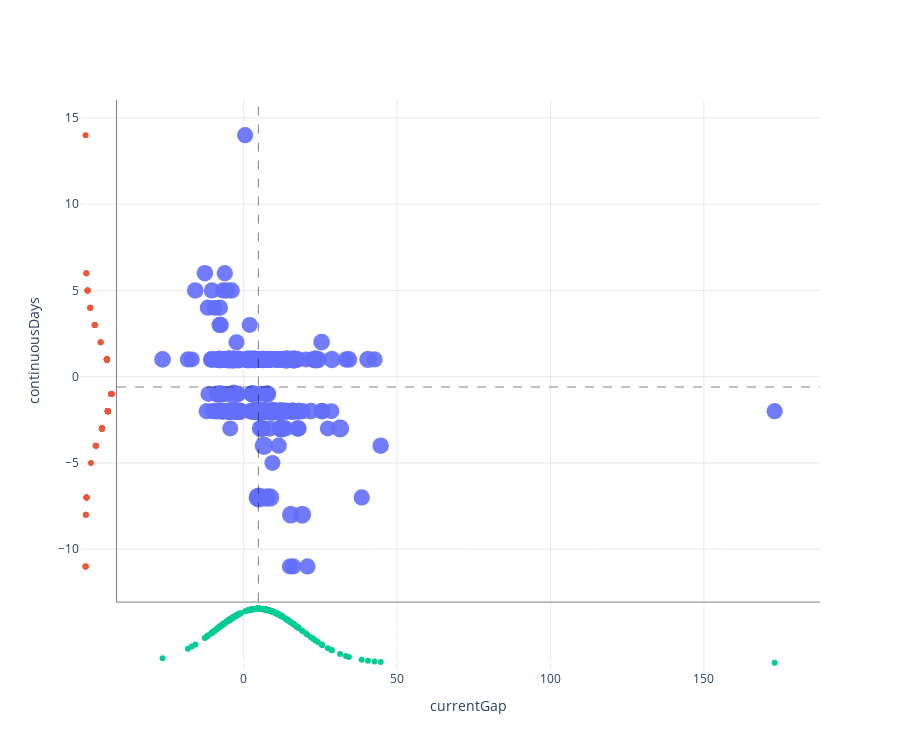

Write notebook code for a chart like this one.
### Code cell
fig = market.scatter(x='currentGap', y='continuousDays')
fig.update_layout(
    height=750
)

### Figure 1 — Plotly figure (JSON) as saved in the notebook; plotly's stock layout.template omitted (floating-point values rounded to 4 significant figures; data arrays with more than 128 entries replaced by an {"elided": "..."} marker saying what was removed)
{"data": [{"hovertemplate": "%{meta}<br>currentGap: %{x}<br>continuousDays: %{y}<extra></extra>", "marker": {"line": {"width": 0}, "opacity": 0.9, "size": {"elided": "311 float values"}, "symbol": "circle"}, "meta": {"elided": "311 str values"}, "mode": "markers", "showlegend": false, "type": "scatter", "x": {"elided": "311 float values"}, "xaxis": "x2", "y": {"elided": "311 int values"}, "yaxis": "y2"}, {"hovertemplate": "%{meta}: %{y}<extra></extra>", "meta": {"elided": "311 str values"}, "mode": "markers", "showlegend": false, "type": "scatter", "x": {"elided": "311 float values"}, "xaxis": "x", "y": {"elided": "311 int values"}, "yaxis": "y"}, {"hovertemplate": "%{meta}: %{x}<extra></extra>", "meta": {"elided": "311 str values"}, "mode": "markers", "showlegend": false, "type": "scatter", "x": {"elided": "311 float values"}, "xaxis": "x4", "y": {"elided": "311 float values"}, "yaxis": "y4"}], "layout": {"height": 750, "plot_bgcolor": "white", "shapes": [{"line": {"color": "black", "dash": "dash", "width": 0.5}, "type": "line", "x0": 4.799, "x1": 4.799, "xref": "x2", "y0": 0, "y1": 1, "yref": "y2 domain"}, {"line": {"color": "black", "dash": "dash", "width": 0.5}, "type": "line", "x0": 0, "x1": 1, "xref": "x2 domain", "y0": -0.5981, "y1": -0.5981, "yref": "y2"}], "xaxis": {"anchor": "y", "domain": [0, 0.05], "matches": "x3", "showticklabels": false}, "xaxis2": {"anchor": "y2", "autorange": true, "domain": [0.05, 1], "gridcolor": "lightgrey", "gridwidth": 0.5, "linecolor": "grey", "linewidth": 1, "matches": "x4", "mirror": false, "showgrid": true, "showline": true, "showticklabels": false, "zeroline": true, "zerolinecolor": "lightgrey", "zerolinewidth": 0.5}, "xaxis3": {"anchor": "y3", "domain": [0, 0.05]}, "xaxis4": {"anchor": "y4", "autorange": true, "domain": [0.05, 1], "gridcolor": "lightgrey", "gridwidth": 0.5, "showgrid": true, "showticklabels": true, "title": {"text": "currentGap"}, "zeroline": true, "zerolinecolor": "lightgrey", "zerolinewidth": 0.5}, "yaxis": {"anchor": "x", "autorange": true, "domain": [0.12, 1], "gridcolor": "lightgrey", "gridwidth": 0.5, "showgrid": true, "showticklabels": true, "title": {"text": "continuousDays"}, "zeroline": true, "zerolinecolor": "lightgrey", "zerolinewidth": 0.5}, "yaxis2": {"anchor": "x2", "autorange": true, "domain": [0.12, 1], "gridcolor": "lightgrey", "gridwidth": 0.5, "linecolor": "grey", "linewidth": 1, "matches": "y", "mirror": false, "showgrid": true, "showticklabels": false, "zeroline": true, "zerolinecolor": "lightgrey", "zerolinewidth": 0.5}, "yaxis3": {"anchor": "x3", "domain": [0, 0.12]}, "yaxis4": {"anchor": "x4", "domain": [0, 0.12], "matches": "y3", "showticklabels": false}}}
